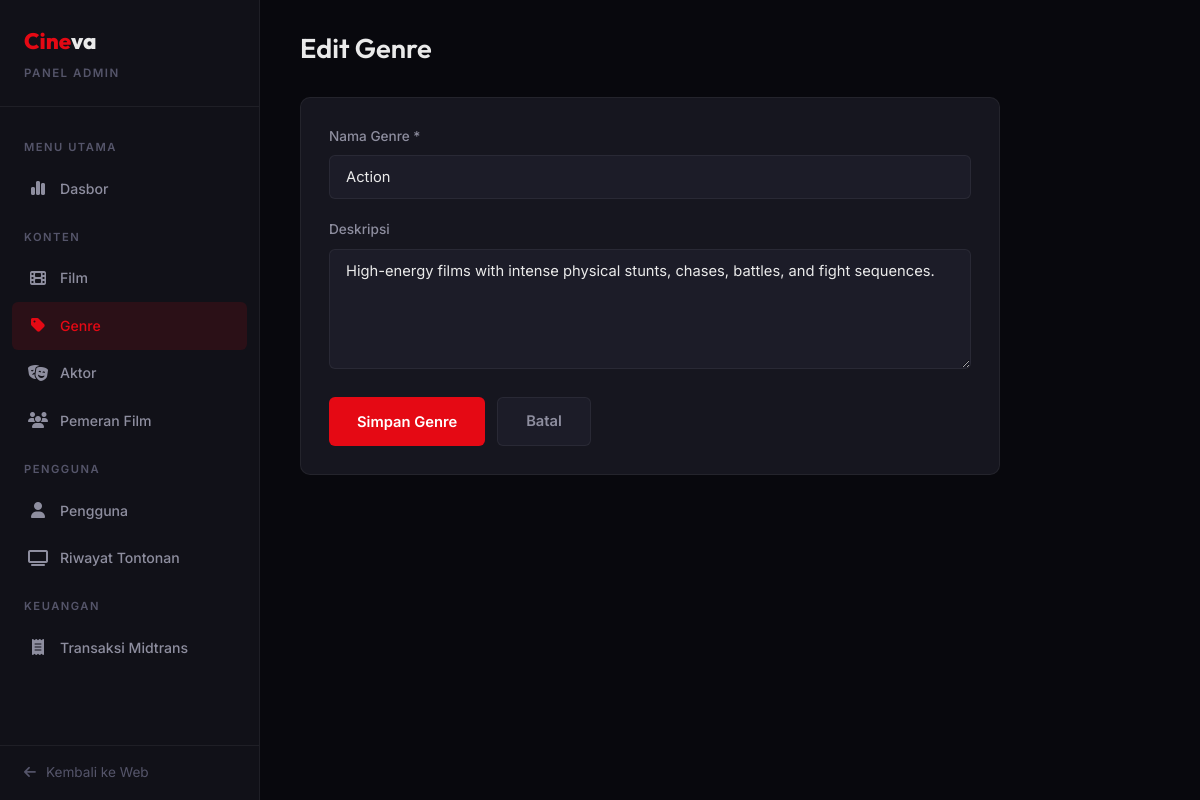
Page /admin/genre-form.php?id=1 (signed in) on the committed database.
### tables this page shows
CREATE TABLE genres (
    id INT AUTO_INCREMENT PRIMARY KEY,
    name VARCHAR(100) NOT NULL,
    description TEXT
);

### admin/genre-form.php (the view, shortened to what this page needs)
<?php
include __DIR__ . '/includes/admin-header.php';
include __DIR__ . '/includes/sidebar.php';
$id = (int)($_GET['id'] ?? 0);
$genre = null;
if ($id) {
    $stmt = $conn->prepare("SELECT * FROM genres WHERE id = ?");
    $stmt->bind_param("i", $id);
    $stmt->execute();
    $genre = $stmt->get_result()->fetch_assoc();
}
?>
<main class="admin-main">
    <div class="admin-topbar">
        <h1><?= $id ? 'Edit Genre' : 'Tambah Genre' ?></h1>
    </div>
    <div class="admin-card" style="max-width:700px;">
        <div style="padding:28px;">
            <form method="POST" class="admin-form">
                <div class="form-group">
                    <label for="name">Nama Genre *</label>
                    <input type="text" id="name" name="name" value="<?= htmlspecialchars($genre['name'] ?? $_POST['name'] ?? '') ?>" required>
                </div>
                <div class="form-group">
                    <label for="description">Deskripsi</label>
                    <textarea id="description" name="description"><?= htmlspecialchars($genre['description'] ?? $_POST['description'] ?? '') ?></textarea>
                </div>
                <div class="form-actions">
                    <button type="submit" class="btn-submit">Simpan Genre</button>
                    <a href="/cineva/admin/genres.php" class="btn-cancel">Batal</a>
                </div>
            </form>
        </div>
    </div>
</main>
</div>
</body>
</html>

### assets/css/style.css (style rules this page uses)
:root { --bg-primary: #08080d; --bg-secondary: #111118; --bg-card: #16161f; --bg-elevated: #1c1c28; --bg-glass: rgba(17, 17, 24, 0.85); --accent: #e50914; --accent-hover: #b80710; --accent-soft: rgba(229, 9, 20, 0.12); --gold: #f5c518; --gold-soft: rgba(245, 197, 24, 0.15); --green: #2dd4a8; --text-primary: #eaeaea; --text-secondary: #8e8e9f; --text-dim: #55556a; --border: rgba(255, 255, 255, 0.06); --border-light: rgba(255, 255, 255, 0.1); --shadow-sm: 0 2px 8px rgba(0, 0, 0, 0.3); --shadow-md: 0 8px 24px rgba(0, 0, 0, 0.4); --shadow-lg: 0 16px 48px rgba(0, 0, 0, 0.5); --radius-sm: 6px; --radius-md: 10px; --radius-lg: 16px; --radius-xl: 24px; --transition: 0.3s cubic-bezier(0.25, 0.46, 0.45, 0.94); --container: 1400px; --nav-height: 68px; }
*, *::before, *::after { margin: 0; padding: 0; box-sizing: border-box; }
html { scroll-behavior: smooth; -webkit-font-smoothing: antialiased; }
body { font-family: 'Inter', sans-serif; background: var(--bg-primary); color: var(--text-primary); line-height: 1.6; overflow-x: hidden; min-height: 100vh; }
h1, h2, h3, h4, h5, h6 { font-family: 'Outfit', sans-serif; font-weight: 600; line-height: 1.2; }
a { text-decoration: none; color: inherit; transition: color var(--transition); }
.form-group { margin-bottom: 20px; }
.form-group label { display: block; font-size: 0.85rem; font-weight: 500; color: var(--text-secondary); margin-bottom: 8px; }
.form-group input, .form-group textarea, .form-group select { width: 100%; padding: 12px 16px; background: var(--bg-elevated); border: 1px solid var(--border); border-radius: var(--radius-sm); color: var(--text-primary); font-family: 'Inter', sans-serif; font-size: 0.92rem; outline: none; transition: border-color var(--transition); }
.btn-submit { display: inline-flex; align-items: center; gap: 8px; background: var(--accent); color: white; padding: 12px 28px; border-radius: var(--radius-sm); font-family: 'Inter', sans-serif; font-size: 0.92rem; font-weight: 600; border: none; cursor: pointer; transition: all var(--transition); }

### assets/css/admin.css (style rules this page uses)
.admin-main { flex: 1; margin-left: 260px; padding: 32px 40px; }
.admin-topbar { display: flex; align-items: center; justify-content: space-between; margin-bottom: 32px; }
.admin-topbar h1 { font-size: 1.7rem; }
.admin-card { background: var(--bg-card); border: 1px solid var(--border); border-radius: var(--radius-md); overflow: hidden; }
.admin-form { max-width: 700px; }
.admin-form .form-group textarea { min-height: 120px; resize: vertical; }
.admin-form .form-actions { display: flex; gap: 12px; margin-top: 8px; }
.btn-cancel { display: inline-flex; align-items: center; padding: 12px 28px; border-radius: var(--radius-sm); font-family: 'Inter', sans-serif; font-size: 0.92rem; font-weight: 600; background: var(--bg-elevated); color: var(--text-secondary); border: 1px solid var(--border); cursor: pointer; transition: all var(--transition); }

### rows in the picture
genres: name "Action", description "High-energy films with intense physical stunts, chases, battles, and fight sequences."
